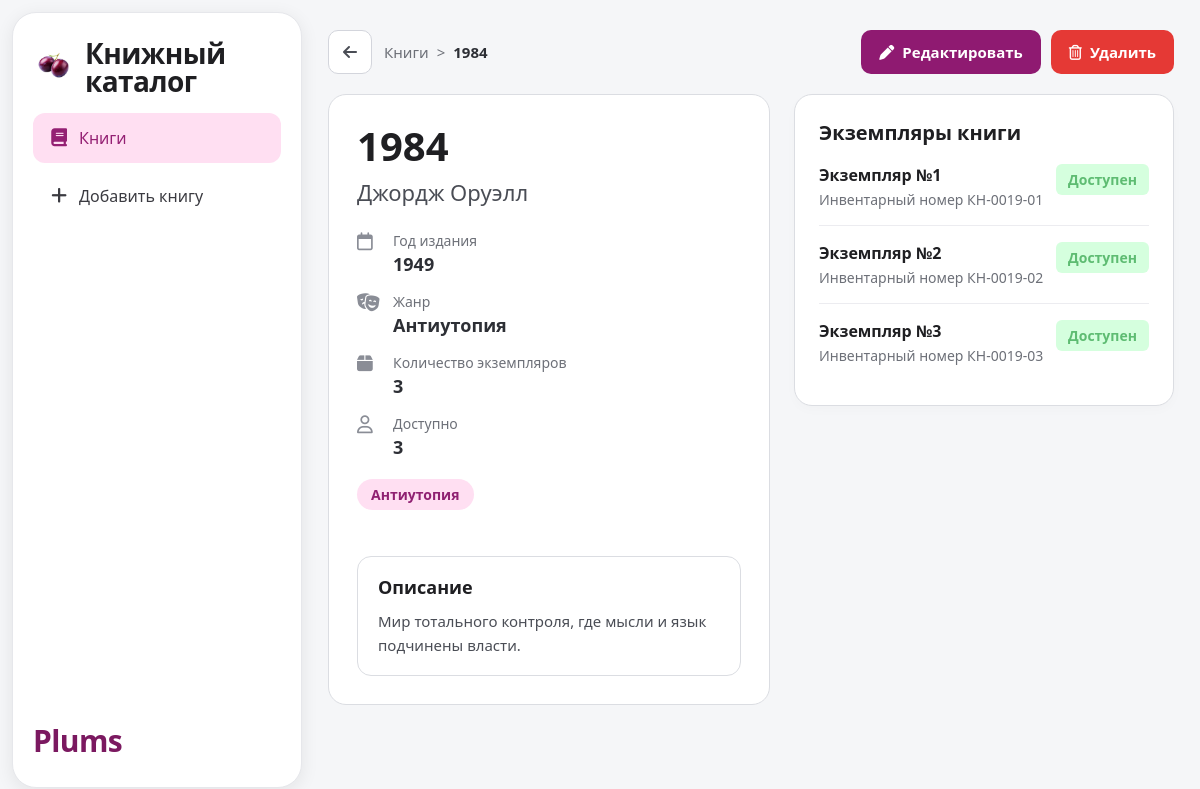
Page /books/19 on the committed database.
### tables this page shows
CREATE TABLE books (
                id INTEGER PRIMARY KEY AUTOINCREMENT,
                title TEXT NOT NULL,
                author TEXT NOT NULL,
                year INTEGER NOT NULL,
                genre TEXT NOT NULL,
                copies INTEGER NOT NULL DEFAULT 0
            , description TEXT NOT NULL DEFAULT '');

CREATE TABLE book_items (
                id INTEGER PRIMARY KEY AUTOINCREMENT,
                book_id INTEGER NOT NULL,
                inventory_number TEXT NOT NULL UNIQUE,
                status TEXT NOT NULL DEFAULT 'Доступен',
                issue_date TEXT NOT NULL DEFAULT '',
                FOREIGN KEY (book_id) REFERENCES books (id) ON DELETE CASCADE
            );

### app.py (the view)
@app.get("/books/<int:book_id>")
def view_book(book_id: int):
    book = get_book_or_none(book_id)
    if not book:
        return redirect(url_for("index"))
    with get_connection() as conn:
        rows = conn.execute(
            "SELECT id, book_id, inventory_number, status, issue_date FROM book_items WHERE book_id = ?",
            (book.id,)
        ).fetchall()
    items = [
        BookItem(
            id=row["id"],
            book_id=row["book_id"],
            inventory_number=row["inventory_number"],
            status=row["status"],
            issue_date=row["issue_date"]
        ) for row in rows
    ]
    available_copies = sum(1 for item in items if item.status == 'Доступен')
    return render_template(
        "book.html",
        book=book,
        items=items,  # Передаем список экземпляров в HTML
        available_copies=available_copies,  # Передаем динамический счетчик
        genres=GENRES,
        genre_other=GENRE_OTHER,
    )

### app.py (called while the page is built)
def _ensure_data_dir() -> None:
    DB_FILE.parent.mkdir(parents=True, exist_ok=True)

def get_connection() -> sqlite3.Connection:
    _ensure_data_dir()
    conn = sqlite3.connect(DB_FILE)
    conn.row_factory = sqlite3.Row
    return conn

def _ensure_description_column(conn: sqlite3.Connection) -> None:
    columns = {row["name"] for row in conn.execute("PRAGMA table_info(books)")}
    if "description" not in columns:
        conn.execute("ALTER TABLE books ADD COLUMN description TEXT NOT NULL DEFAULT ''")

def load_books() -> List[Book]:
    init_db()
    with get_connection() as conn:
        rows = conn.execute(
            "SELECT id, title, author, year, genre, copies, description FROM books"
        ).fetchall()
    return [
        Book(
            id=row["id"],
            title=row["title"],
            author=row["author"],
            year=row["year"],
            genre=row["genre"],
            copies=row["copies"],
            description=row["description"] or "",
        )
        for row in rows
    ]

def get_book_or_none(book_id: int) -> Optional[Book]:
    return next((book for book in load_books() if book.id == book_id), None)

### templates/book.html (shortened to what this page needs)
{% extends "base.html" %}
{% block content %}
<div class="book-page-header">
  <div class="book-breadcrumb">
    <a class="back-btn" href="{{ url_for('index') }}" aria-label="Назад к списку">
      <i class="fa-solid fa-arrow-left"></i>
    </a>
    <nav class="breadcrumb-text">
      <a href="{{ url_for('index') }}">Книги</a>
      <span>&gt;</span>
      <span class="current">{{ book.title }}</span>
    </nav>
  </div>
  <div class="book-header-actions">
    <a class="book-edit-btn" href="{{ url_for('edit_book', book_id=book.id, from='view') }}">
      <i class="fa-solid fa-pen"></i>
      Редактировать
    </a>
    <a class="book-delete-btn" href="{{ url_for('confirm_delete_book', book_id=book.id, from='view') }}">
      <i class="fa-regular fa-trash-can"></i>
      Удалить
    </a>
  </div>
</div>
<div class="book-main-layout">
  <article class="book-detail-card">
    <div class="book-detail-main-content">
      <div class="book-info-wrap">
        <header class="book-detail-head">
          <h1>{{ book.title }}</h1>
          <p class="book-author">{{ book.author }}</p>
        </header>
        <ul class="book-meta-list desktop-only">
          <li>
            <i class="fa-regular fa-calendar"></i>
            <div>
              <span class="meta-label">Год издания</span>
              <span class="meta-value">{{ book.year }}</span>
            </div>
          </li>
          <li>
            <i class="fa-solid fa-masks-theater"></i>
            <div>
              <span class="meta-label">Жанр</span>
              <span class="meta-value">{{ book.genre }}</span>
            </div>
          </li>
          <li>
            <i class="fa-solid fa-box"></i>
            <div>
              <span class="meta-label">Количество экземпляров</span>
              <span class="meta-value">{{ book.copies }}</span>
            </div>
          </li>
          <li>
            <i class="fa-regular fa-user"></i>
            <div>
              <span class="meta-label">Доступно</span>
              <span class="meta-value">{% if items %}{{ available_copies }}{% else %}{{ book.copies }}{% endif %}</span>
            </div>
          </li>
        </ul>
        <span class="genre-pill desktop-only">{{ book.genre }}</span>
      </div>
    </div>
    <section class="book-description-box">
      <h2>Описание</h2>
      {% if book.description %}
      <div class="description-text-container">
        <p class="description-text">{{ book.description }}</p>
      </div>
      {% else %}
      <p class="description-empty">Описание пока не добавлено.</p>
      {% endif %}
    </section>
  </article>
  <aside class="book-instances-card desktop-only">
    <h2>Экземпляры книги</h2>
        <div class="instances-list">
      {% if items %}
        {% for item in items %}
        <div class="instance-item">
          <div class="instance-info">
            <h3>Экземпляр №{{ loop.index }}</h3>
            <p class="inv-number">Инвентарный номер {{ item.inventory_number }}</p>
          </div>
          <form method="post" action="{{ url_for('toggle_item_status', item_id=item.id) }}">
            <button type="submit" class="status-badge-btn {% if item.status == 'Доступен' %}status-available{% else %}status-issued{% endif %}" title="Нажмите, чтобы изменить статус">
              {{ item.status }}
            </button>
          </form>
        </div>
        {% endfor %}
      {% endif %}
    </div>
  </aside>
</div>
{% endblock %}

### static/styles.css (style rules this page uses)
* { margin: 0; padding: 0; box-sizing: border-box; }
body { font-family: "Segoe UI", Arial, sans-serif; background: #f5f6f8; color: #1f1f22; font-size: 16px; }
.back-btn { width: 44px; height: 44px; border: 1px solid #d3d5dc; border-radius: 10px; background: #fff; color: #4a4d55; display: inline-flex; align-items: center; justify-content: center; text-decoration: none; }
.book-page-header { display: flex; justify-content: space-between; align-items: center; gap: 16px; margin-bottom: 20px; flex-wrap: wrap; }
.book-breadcrumb { display: flex; align-items: center; gap: 12px; }
.breadcrumb-text { display: flex; align-items: center; gap: 8px; font-size: 15px; color: #6d7078; }
.breadcrumb-text a { color: #6d7078; text-decoration: none; }
.breadcrumb-text .current { color: #2d2f35; font-weight: 600; }
.book-header-actions { display: flex; gap: 10px; flex-wrap: wrap; }
.book-edit-btn, .book-delete-btn { min-height: 44px; padding: 0 18px; border-radius: 10px; font-size: 15px; font-weight: 700; text-decoration: none; display: inline-flex; align-items: center; gap: 8px; }
.book-edit-btn { background: #8f1a71; color: #fff; }
.book-delete-btn { background: #e53935; color: #fff; }
.book-detail-card { background: #fff; border: 1px solid #dbdde2; border-radius: 18px; padding: 28px; max-width: 920px; }
.book-detail-head h1 { font-size: 40px; line-height: 1.15; margin-bottom: 8px; }
.book-author { font-size: 22px; color: #4a4d55; margin-bottom: 24px; }
.book-meta-list { list-style: none; display: flex; flex-direction: column; gap: 16px; margin-bottom: 20px; }
.book-meta-list li { display: flex; align-items: flex-start; gap: 14px; }
.book-meta-list i { width: 22px; color: #8a8d96; font-size: 18px; margin-top: 2px; }
.meta-label { display: block; font-size: 14px; color: #6d7078; margin-bottom: 2px; }
.meta-value { font-size: 18px; font-weight: 700; color: #2d2f35; }
.genre-pill { display: inline-block; background: #ffdff2; color: #902172; border-radius: 999px; padding: 6px 14px; font-size: 14px; font-weight: 600; margin-bottom: 22px; }
.book-description-box { border: 1px solid #dbdde2; border-radius: 14px; padding: 18px 20px; }
.book-description-box h2 { font-size: 18px; margin-bottom: 10px; }
.book-description-box p { color: #4a4d55; line-height: 1.6; font-size: 15px; }
.book-main-layout { display: flex; gap: 24px; align-items: flex-start; max-width: 1200px; margin-top: 20px; }
.book-detail-main-content { display: flex; gap: 24px; margin-bottom: 24px; }
.book-info-wrap { flex: 1; }
.book-instances-card { width: 380px; background: #fff; border: 1px solid #dbdde2; border-radius: 18px; padding: 24px; box-shadow: 0 4px 12px rgba(0, 0, 0, 0.02); flex-shrink: 0; }
.book-instances-card h2 { font-size: 20px; font-weight: 700; color: #1f1f22; margin-bottom: 18px; }
.instances-list { display: flex; flex-direction: column; }
.instance-item { display: flex; justify-content: space-between; align-items: flex-start; padding: 16px 0; border-top: 1px solid #ececf0; }
.instance-item:first-child { border-top: none; padding-top: 0; }
.instance-info h3 { font-size: 16px; font-weight: 700; color: #1f1f22; margin-bottom: 4px; }
.instance-info .inv-number { font-size: 14px; color: #6d7078; }
.status-available { background: #D5FFDE; color: #5EBC72; }
.status-badge-btn { border: none; padding: 6px 12px; border-radius: 6px; font-size: 14px; font-weight: 600; cursor: pointer; font-family: inherit; transition: opacity 0.15s ease, transform 0.1s ease; }

### rows in the picture
books: title "1984", author "Джордж Оруэлл", year "1949", genre "Антиутопия", copies "3", description "Мир тотального контроля, где мысли и язык подчинены власти."
book_items: inventory_number "КН-0019-01", status "Доступен"
book_items: inventory_number "КН-0019-02", status "Доступен"
book_items: inventory_number "КН-0019-03", status "Доступен"

### other values in the picture
{{ available_copies }} "3"
